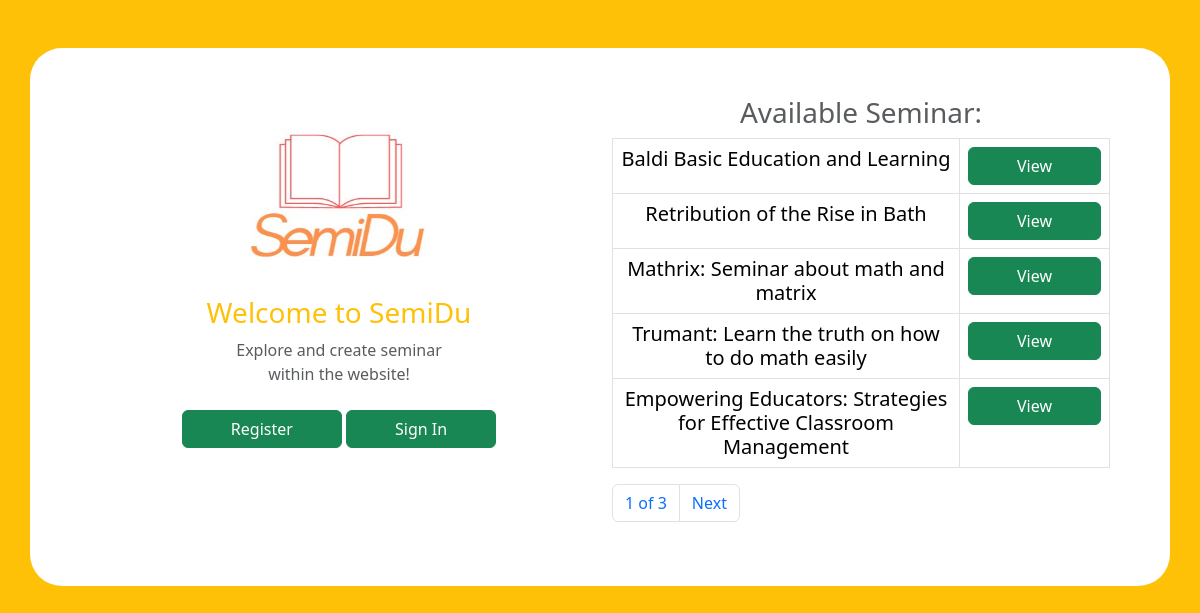
/landPage, run on the app's committed database.
### semidu/models.py (models this page shows)
class seminar(models.Model):
    seminar_name = models.CharField(max_length=225, null=True)
    seminar_purpose = models.CharField(max_length=225, null=True)
    amount_peoples = models.IntegerField(null=True)
    joined_user = models.IntegerField(default=0, blank=True)
    seminar_contact = models.CharField(max_length=225, null=True)
    seminar_req = models.CharField(max_length=225, null=True)
    semiUser = models.ForeignKey(User, null=True, on_delete= models.SET_NULL)

### semidu/views.py (the view)
# urls.py: path('landPage', views.landPage, name='landingPage'),
def landPage(request):
    landSems = Paginator(seminar.objects.all().exclude(semiUser = request.user.id), 5)
    lPage = request.GET.get('page')
    lSeminar = landSems.get_page(lPage)
    context = {
        "land_sem": lSeminar
    }
    return render(request, "dashboard/landingPage.html", context)

### templates/dashboard/landingPage.html (shortened to what this page needs)
<!DOCTYPE html>
{% load static %}
<html lang="en">
<head>
    <link rel="stylesheet" href="{% static "css/textbut.css" %}">
    <link rel="stylesheet" href="{% static "css/dash.css" %}">
    {% load bootstrap5 %}
    {% bootstrap_css %}
</head>
<body class="bg-warning">
    <div class="container my-5">
        <div class="row position-relative p-5 text-center text-muted bg-body rounded-5">
            <div class="col-md-6 ">
                <img src="{% static 'img/SemiDu1.jpg' %}" width="200" height="200">
                <h3 class="text-warning">Welcome to SemiDu</h3>
                <p class="col-lg-6 mx-auto mb-4">
                    Explore and create seminar within the website!
                </p>
                <button class="btn btn-success px-5 mb-5" type="button" ><a href="/manageuser" class="text-decoration-none">
                    Register
                </a></button>
                <button class="btn btn-success px-5 mb-5" type="button"><a href="/authuser" class="text-decoration-none">
                    Sign In
                </a></button>
            </div>
            <div class="col-md-6">
                <h3>Available Seminar:</h1>
                <div class="table-responsive-md rounded-2">
                    <table class="table table-bordered bg-light">
                      <tbody>
                        {% for instance in land_sem %}
                        <tr>
                          <td class="h5 text-break">{{instance.seminar_name}}</td>
                          <td class="text-center"><button class="btn btn-success px-5">
                            <a href="/authuser" class="text-decoration-none text-white">View</a></button>
                          </td>
                        </tr>
                        {% endfor %}
                      </tbody>
                    </table>
                    <nav aria-label="Page navigation">
                      <ul class="pagination">
                        <li class="page-item"><a class="page-link" href="#">{{land_sem.number}} of {{land_sem.paginator.num_pages}}</a></li>
                        {%if land_sem.has_next%}
                        <li class="page-item"><a class="page-link" href="?page={{land_sem.next_page_number}}">Next</a></li>
                        {%endif%}
                      </ul>
                    </nav>
                  </div>
            </div>
        </div>
    </div>
</body>
</html>

### static/css/textbut.css (style rules this page uses)
.container button a { color:white; }

### data on the page
seminar: seminar_name "Baldi Basic Education and Learning"
seminar: seminar_name "Retribution of the Rise in Bath"
seminar: seminar_name "Mathrix: Seminar about math and matrix"
seminar: seminar_name "Trumant: Learn the truth on how to do math easily"
seminar: seminar_name "Empowering Educators: Strategies for Effective Classroom Management"

### other printed values
{{ land_sem.number }} "1"
{{ land_sem.paginator.num_pages }} "3"
